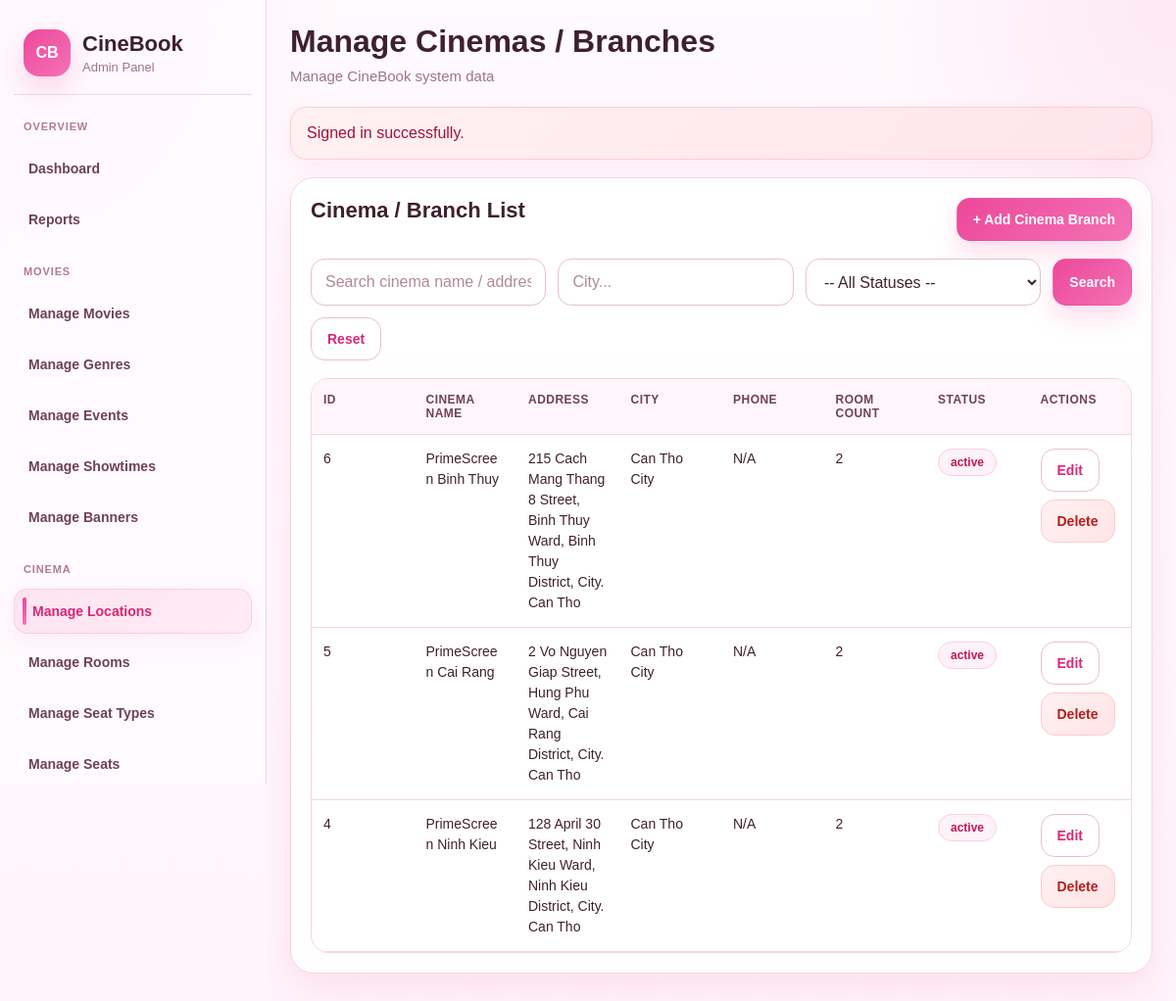
The page /admin/locations/index.php (signed in) on the database its author committed.
### tables this page shows
CREATE TABLE `locations` (
  `location_id` int(11) NOT NULL,
  `name` varchar(150) NOT NULL,
  `address` varchar(255) NOT NULL,
  `city` varchar(100) NOT NULL,
  `phone` varchar(20) DEFAULT NULL,
  `status` varchar(20) NOT NULL DEFAULT 'active'
);

### includes/helpers.php (called while the page is built, shortened)
<?php
function e(?string $value): string
{
    return htmlspecialchars($value ?? '', ENT_QUOTES, 'UTF-8');
}
function get(string $key, $default = '')
{
    $value = $_GET[$key] ?? $default;
    if (is_string($value)) {
        return trim($value);
    }
    return $value;
}

### admin/locations/index.php (the view, shortened to what this page needs)
<?php
require_once __DIR__ . '/../../includes/admin_layout_start.php';
$conn = db_connect();
$keyword = trim(get('keyword'));
$city = trim(get('city'));
$whereSql = '';
$sql = "
    SELECT
        l.location_id,
        l.name,
        l.address,
        l.city,
        l.phone,
        l.status,
        COUNT(r.room_id) AS room_count
    FROM locations l
    LEFT JOIN rooms r ON l.location_id = r.location_id
    $whereSql
    GROUP BY l.location_id, l.name, l.address, l.city, l.phone, l.status
    ORDER BY l.name ASC
";
$stmt = $conn->prepare($sql);
$result = false;
if ($stmt) {
    $stmt->execute();
    $result = $stmt->get_result();
}
?>
<div class="admin-card">
    <div class="admin-card-head">
        <h2>Cinema / Branch List</h2>
        <a class="admin-btn" href="<?= BASE_URL ?>admin/locations/create.php">+ Add Cinema Branch</a>
    </div>
    <div class="admin-filter-bar">
        <form method="GET" action="">
            <input class="admin-input" type="text" name="keyword" placeholder="Search cinema name / address / phone..." value="<?= e($keyword) ?>">
            <input class="admin-input" type="text" name="city" placeholder="City..." value="<?= e($city) ?>">
            <select class="admin-select" name="status">
                <option value="">-- All Statuses --</option>
            </select>
            <button class="admin-btn" type="submit">Search</button>
            <a class="admin-btn-outline" href="<?= BASE_URL ?>admin/locations/index.php">Reset</a>
        </form>
    </div>
    <div class="admin-table-wrap">
        <table class="admin-table">
            <thead>
                <tr>
                    <th>ID</th>
                    <th>Cinema Name</th>
                    <th>Address</th>
                    <th>City</th>
                    <th>Phone</th>
                    <th>Room Count</th>
                    <th>Status</th>
                    <th>Actions</th>
                </tr>
            </thead>
            <tbody>
            <?php if ($result && $result->num_rows > 0): ?>
                <?php while ($location = $result->fetch_assoc()): ?>
                    <tr>
                        <td><?= (int) $location['location_id'] ?></td>
                        <td><?= e($location['name']) ?></td>
                        <td><?= e($location['address']) ?></td>
                        <td><?= e($location['city']) ?></td>
                        <td><?= e($location['phone'] ?: 'N/A') ?></td>
                        <td><?= (int) $location['room_count'] ?></td>
                        <td>
                            <span class="admin-badge <?= $location['status'] === 'active' ? 'active' : 'coming' ?>">
                                <?= e($location['status']) ?>
                            </span>
                        </td>
                        <td>
                            <div class="admin-actions">
                                <a class="admin-btn-outline" href="<?= BASE_URL ?>admin/locations/edit.php?id=<?= (int) $location['location_id'] ?>">Edit</a>
                                <a class="admin-btn-danger" href="<?= BASE_URL ?>admin/locations/delete.php?id=<?= (int) $location['location_id'] ?>" onclick="return confirm('Delete this cinema / branch?')">Delete</a>
                            </div>
                        </td>
                    </tr>
                <?php endwhile; ?>
            <?php endif; ?>
            </tbody>
        </table>
    </div>
</div>
<?php
require_once __DIR__ . '/../../includes/admin_layout_end.php';
?>

### cinebook/public/assets/css/admin.css (style rules this page uses)
:root { --bg: #fff7fb; --bg-2: #fff1f7; --surface: #ffffff; --surface-soft: #fff9fc; --surface-muted: #fff4f9; --sidebar-bg: rgba(255, 250, 253, 0.92); --line: #f0d7e4; --line-strong: #e7bfd3; --text: #3e2030; --text-soft: #6d4258; --muted: #9d7488; --primary: #ec4899; --primary-hover: #db2777; --primary-soft: #fdf2f8; --secondary: #f472b6; --secondary-soft: #fce7f3; --danger: #dc2626; --danger-soft: #fef2f2; --success: #16a34a; --success-soft: #ecfdf3; --warning: #d97706; --warning-soft: #fff7ed; --shadow-sm: 0 8px 22px rgba(236, 72, 153, 0.08); --shadow-md: 0 16px 36px rgba(236, 72, 153, 0.12); --shadow-lg: 0 24px 56px rgba(236, 72, 153, 0.14); --radius-sm: 12px; --radius-md: 18px; --radius-lg: 24px; --sidebar-width: 272px; --content-max: 100%; }
*, *::before, *::after { box-sizing: border-box; min-width: 0; }
html, body { max-width: 100%; overflow-x: hidden; }
html { scroll-behavior: smooth; }
body { margin: 0; font-family: Arial, Helvetica, sans-serif; color: var(--text); background: radial-gradient(circle at top left, rgba(244, 114, 182, 0.12), transparent 22%), radial-gradient(circle at top right, rgba(236, 72, 153, 0.10), transparent 20%), linear-gradient(180deg, #fffafd 0%, #fff4fa 100%); }
a { color: inherit; text-decoration: none; }
button, input, select, textarea { font: inherit; }
.admin-card, .admin-stat-card, .admin-panel { width: 100%; max-width: 100%; background: rgba(255, 255, 255, 0.94); border: 1px solid var(--line); border-radius: var(--radius-lg); box-shadow: var(--shadow-md); overflow: hidden; }
.admin-card, .admin-panel { margin-bottom: 20px; padding: 20px; }
.admin-card-head, .admin-panel-head { display: flex; justify-content: space-between; align-items: flex-start; gap: 14px; flex-wrap: wrap; margin-bottom: 18px; }
.admin-card-head h2, .admin-panel-head h2 { margin: 0; font-size: 22px; line-height: 1.2; font-weight: 800; color: var(--text); word-break: break-word; }
.admin-toolbar, .admin-filter-bar { margin-bottom: 18px; }
.admin-toolbar, .admin-filter-bar form { display: flex; flex-wrap: wrap; gap: 12px; width: 100%; }
.admin-filter-bar .admin-input, .admin-filter-bar .admin-select, .admin-toolbar .admin-input, .admin-toolbar .admin-select { flex: 1 1 220px; min-width: 0; }
.admin-btn, .admin-btn-outline, .admin-btn-danger, .admin-btn-soft { display: inline-flex; align-items: center; justify-content: center; gap: 8px; min-height: 44px; padding: 10px 16px; border-radius: 14px; border: 1px solid transparent; cursor: pointer; font-size: 14px; font-weight: 800; line-height: 1.35; text-align: center; white-space: normal; transition: all 0.2s ease; }
.admin-btn { color: #fff; background: linear-gradient(135deg, var(--primary) 0%, var(--secondary) 100%); box-shadow: 0 12px 24px rgba(236, 72, 153, 0.18); }
.admin-btn-outline { color: var(--primary-hover); background: #fff; border-color: var(--line-strong); }
.admin-btn-danger { color: #b91c1c; background: linear-gradient(135deg, #fff1f2, #ffe4e6); border-color: #fecaca; }
.admin-input, .admin-select, .admin-textarea { width: 100%; max-width: 100%; min-height: 48px; padding: 0 14px; border-radius: 14px; border: 1px solid var(--line-strong); background: #fff; color: var(--text); outline: none; transition: all 0.2s ease; }
.admin-input::placeholder, .admin-textarea::placeholder { color: #b0899b; }
.admin-table-wrap { width: 100%; max-width: 100%; overflow-x: auto; overflow-y: hidden; border: 1px solid var(--line); border-radius: 18px; background: #fff; -webkit-overflow-scrolling: touch; }
.admin-table { width: 100%; border-collapse: collapse; table-layout: fixed; }
.admin-table th, .admin-table td { padding: 14px 12px; border-bottom: 1px solid var(--line); text-align: left; vertical-align: top; white-space: normal; word-break: break-word; overflow-wrap: anywhere; }
.admin-table th { background: #fff5fa; color: var(--text-soft); font-size: 12px; font-weight: 800; text-transform: uppercase; letter-spacing: 0.04em; }
.admin-table td { color: var(--text); font-size: 14px; line-height: 1.5; font-weight: 500; }
.admin-badge { display: inline-flex; align-items: center; justify-content: center; min-height: 28px; padding: 4px 12px; border-radius: 999px; font-size: 12px; font-weight: 800; line-height: 1.3; text-align: center; white-space: normal; }
.admin-badge.active { color: #be185d; background: #fdf2f8; border: 1px solid #fbcfe8; }
.admin-actions { display: flex; flex-wrap: wrap; gap: 8px; width: 100%; }

### rows shown on the page
locations: location_id "6", name "PrimeScreen Binh Thuy", address "215 Cach Mang Thang 8 Street, Binh Thuy Ward, Binh Thuy District, City. Can Tho", city "Can Tho City", phone "N/A", room_count "2", status "active"
locations: location_id "5", name "PrimeScreen Cai Rang", address "2 Vo Nguyen Giap Street, Hung Phu Ward, Cai Rang District, City. Can Tho", city "Can Tho City", phone "N/A", room_count "2", status "active"
locations: location_id "4", name "PrimeScreen Ninh Kieu", address "128 April 30 Street, Ninh Kieu Ward, Ninh Kieu District, City. Can Tho", city "Can Tho City", phone "N/A", room_count "2", status "active"

### other values the page prints
$pageTitle "Manage Cinemas / Branches"
$flash['message'] "Signed in successfully."
